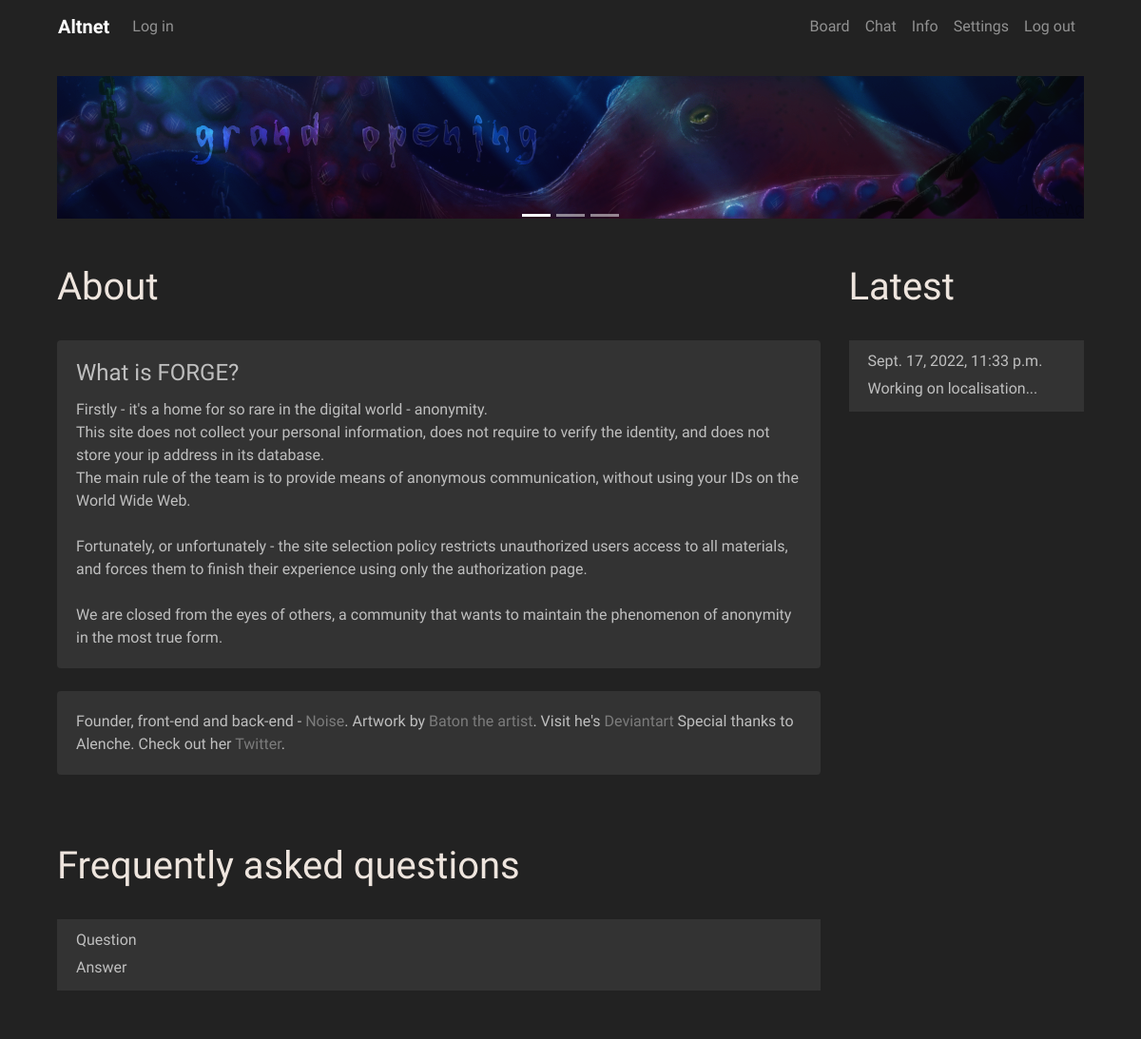
The app's page /info/ with its own data.
### manager/models.py (models this page shows, shortened)
class ChangeLog(models.Model):
    note_author = models.ForeignKey(User, on_delete=models.CASCADE)
    note_text = models.CharField('Note text', max_length=300)
    note_date = models.DateTimeField('Note date', auto_now=True)
    language_code = models.IntegerField(null=True, blank=True, default=0)

### paper/views.py (the view)
# urls.py: path('info/', views.info_view, name='info'),
def info_view(request):
    if request.user.is_authenticated:
        loc_option = Hikka.objects.get(user=request.user.id).language_code
    else:
        loc_option = 0
    logs = ChangeLog.objects.filter(language_code=loc_option).order_by('-note_date')[:10]
    context = {
        'loc': loc_resolver('info'),
        'lang': loc_option,
        'logs': logs,
    }
    return render(request, 'info.html', context)

### board/templatetags/loc_extra.py (called while the page is built)
@register.filter
def return_item(l, i):
    try:
        return l[i]
    except:
        return None

### scripts/localisation.py (called while the page is built, shortened)
def loc_resolver(specific):
    load = {}
    if specific == 'home':
        load['me'] = loc.Me
        load['UI'] = loc.UI
        load['errors'] = loc.Errors
        load['headers'] = loc.Headers
    elif specific == 'account':
        load['profile'] = loc.Profile
        load['errors'] = loc.Errors
        load['headers'] = loc.Headers
        load['UI'] = loc.UI
    elif specific == 'info':
        load['UI'] = loc.UI
        load['info'] = loc.Info
    return load

### paper/templates/info.html (shortened to what this page needs)
{% extends 'hat.html' %}
{% block content %}
{% load loc_extra %}
<div class="row col-">
        <div class="col-sm-12 col-lg-9 col- content">
       <br>
<div class="trds">
  <main class="contentd" role="main">
  <header>
 <h1 data-text="{{ loc.info.ABOUT|return_item:lang }}">{{ loc.info.ABOUT|return_item:lang }}</h1></header></main></div>
<br>
<div class="card">
  <div class="card-body">  <h4 class="card-title">What is FORGE?</h4>
Firstly - it's a home for so rare in the digital world - anonymity.<br>
This site does not collect your personal information, does not require
to verify the identity, and does not store your ip address in its
database.<br>
The main rule of the team is to provide means of anonymous communication, without using your IDs on the World Wide Web.<br>
<br>
Fortunately, or unfortunately - the site selection policy restricts
unauthorized users access to all materials, and forces them to finish
their experience using only the authorization page. <br>
<br>
We are closed from the eyes of others, a community that wants to maintain the phenomenon of anonymity in the most true form.
  </div>
</div>
<br>
<div class="card">
  <div class="card-body">
    Founder, front-end and back-end - <a href="#">Noise</a>.
   Artwork by <a href="#">Baton the artist</a>. Visit he's <a href="https://rickyraebaton.deviantart.com/" target="_blank"> Deviantart </a>
   Special thanks to Alenche. Check out her <a href="https://twitter.com/UkySo" target="_blank">Twitter</a>.
  </div>
</div>
<br>
<br> <br>
 <div class="trds">
  <main class="contentd" role="main">
  <header>
 <h1 data-text="{{ loc.info.FREQUENTLY_ASKED_QUESTIONS|return_item:lang }}">{{ loc.info.FREQUENTLY_ASKED_QUESTIONS|return_item:lang }}</h1></header></main></div>
<br>
 <ul class="list-group">
  <li class="list-group-item"><h6>Question</h6>
  Answer</li>
  </ul>
  <br>
</div>
      <div class="col-sm-12 col-lg-3 col- left-sidebar">
      <br>
       <div class="trds">
  <main class="contentd" role="main">
  <header>
 <h1 data-text="{{ loc.info.LATEST|return_item:lang }}">{{ loc.info.LATEST|return_item:lang }}</h1></header></main></div> <br>
<ul class="list-group">
    {% if logs %}
    {% for log in logs %}
  <li class="list-group-item"> <h6> {{ log.note_date }} </h6>
      {{ log.note_text }}</li>
    {% endfor %}
    {% else %}
    No logs to display
    {% endif %}
</ul>
<br>
    </div>
 </div>
{% endblock %}

### static/css/master.css (style rules this page uses)
.head-block,.top-menu,.top-material,.left-sidebar,.content { background:#222222; margin-bottom:5px; }
.content { border: none; }
.card { background: #333333; border: none; }
.list-group, .list-group-item { background: #333333; border: none; }
body { font-family: 'Roboto Condensed', sans-serif; font-size: initial; }
a { color: #7c7c7c; font-size: initial; }
body { background: #222; color: #bfbfbf; }
.contentd header h1 { position:relative;color:#eee5de }
.contentd header h1:after, .contentd header h1:before { position:absolute;top:0;overflow:hidden;clip:rect(0,100vw,0,0);content:attr(data-text);background: #a9a9a9 }
.contentd header h1:before { left:-1vmin;animation:noise 7s infinite steps(3,end) alternate-reverse;color:#71fcff;text-shadow:.4vmin 0 #00f,-.2vmin 1vmin red }
.contentd header h1:after { left:1vmin;animation:noise-alt 5s infinite steps(3,end) alternate-reverse;color:#ff9eed;text-shadow:-2vmin 0 #ff0,.1vmin -1vmin #00f }
.trds { background: #none; }

### records on screen
ChangeLog: note_date "Sept. 17, 2022, 11:33 p.m.", note_text "Working on localisation..."

### other values on screen
{{ loc.UI.LOG_IN|return_item:lang }} "Log in"
{{ loc.UI.BOARD|return_item:lang }} "Board"
{{ loc.UI.CHAT|return_item:lang }} "Chat"
{{ loc.UI.INFO|return_item:lang }} "Info"
{{ loc.UI.SETTINGS|return_item:lang }} "Settings"
{{ loc.UI.LOG_OUT|return_item:lang }} "Log out"
{{ loc.info.ABOUT|return_item:lang }} "About"
{{ loc.info.FREQUENTLY_ASKED_QUESTIONS|return_item:lang }} "Frequently asked questions"
{{ loc.info.LATEST|return_item:lang }} "Latest"
